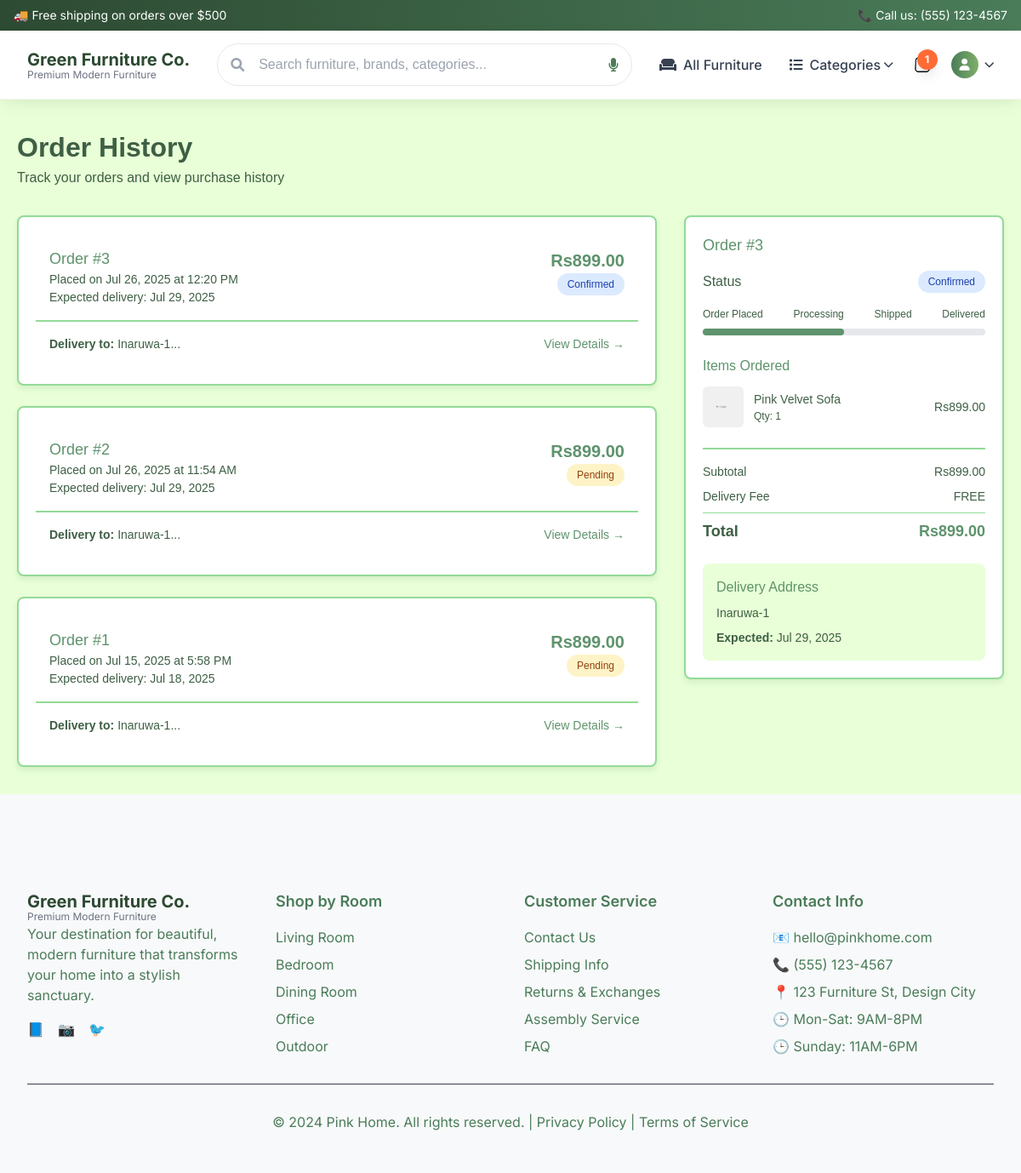
Screenshot of /orders.php?order_id=3 (signed in) with the database file from the repository.
### tables this page shows
CREATE TABLE `orders` (
  `id` int(11) NOT NULL,
  `user_id` int(11) DEFAULT NULL,
  `total_amount` decimal(10,2) NOT NULL,
  `delivery_fee` decimal(10,2) DEFAULT 0.00,
  `status` enum('pending','confirmed','shipped','delivered','cancelled') DEFAULT 'pending',
  `delivery_address` text DEFAULT NULL,
  `delivery_date` date DEFAULT NULL,
  `created_at` timestamp NOT NULL DEFAULT current_timestamp()
);

CREATE TABLE `order_items` (
  `id` int(11) NOT NULL,
  `order_id` int(11) DEFAULT NULL,
  `product_id` int(11) DEFAULT NULL,
  `quantity` int(11) NOT NULL,
  `unit_price` decimal(10,2) NOT NULL
);

CREATE TABLE `products` (
  `id` int(11) NOT NULL,
  `name` varchar(100) NOT NULL,
  `description` text DEFAULT NULL,
  `price` decimal(10,2) NOT NULL,
  `dimensions` varchar(50) DEFAULT NULL,
  `material` varchar(100) DEFAULT NULL,
  `color` varchar(50) DEFAULT NULL,
  `weight` decimal(5,2) DEFAULT NULL,
  `category_id` int(11) DEFAULT NULL,
  `stock_quantity` int(11) DEFAULT 0,
  `image_url` varchar(255) DEFAULT NULL,
  `assembly_required` tinyint(1) DEFAULT 1,
  `care_instructions` text DEFAULT NULL,
  `created_at` timestamp NOT NULL DEFAULT current_timestamp()
);

### include/db.php (called while the page is built, shortened)
<?php
function formatPrice($price) {
    return 'Rs' . number_format($price, 2);
}
?>

### include/functions.php (called while the page is built, shortened)
<?php
function getProductImage($product) {
    if (isset($product['id'])) {
        $conn = getConnection();
        $stmt = $conn->prepare("SELECT image_url FROM product_images WHERE product_id = ? LIMIT 1");
        $stmt->execute([$product['id']]);
        $additional_image = $stmt->fetchColumn();
        if ($additional_image) {
            if (strpos($additional_image, 'http') === 0) {
                return $additional_image;
            }
            return 'images/' . $additional_image;
        }
    }
    return 'images/placeholder.jpg';
}
?>

### orders.php (the view, shortened to what this page needs)
<?php
require_once 'include/functions.php';
require_once 'include/header.php';
$user_id = getCurrentUserId();
$conn = getConnection();
$stmt = $conn->prepare("SELECT * FROM orders WHERE user_id = ? ORDER BY created_at DESC");
$stmt->execute([$user_id]);
$orders = $stmt->fetchAll();
$order_details = null;
if (isset($_GET['order_id'])) {
    $order_id = $_GET['order_id'];
    $stmt = $conn->prepare("SELECT * FROM orders WHERE id = ? AND user_id = ?");
    $stmt->execute([$order_id, $user_id]);
    $order_details = $stmt->fetch();
    if ($order_details) {
        $stmt = $conn->prepare("
            SELECT oi.*,
                   p.id, p.name, p.image_url, p.dimensions, p.material
            FROM order_items oi
            JOIN products p ON oi.product_id = p.id
            WHERE oi.order_id = ?
        ");
        $stmt->execute([$order_id]);
        $order_items = $stmt->fetchAll();
    }
}
?>
<link rel="stylesheet" href="css/styles.css">
<div class="theme-container" style="max-width: 1200px; margin: 0 auto; padding: 32px 20px;">
    <div style="margin-bottom: 32px;">
        <h1 class="theme-heading" style="font-size: 2rem;">Order History</h1>
        <p class="theme-text">Track your orders and view purchase history</p>
    </div>
    <?php if (empty($orders)): ?>
        <div style="text-align: center; padding: 48px 0;">
            <div style="font-size: 4rem; margin-bottom: 16px;">📦</div>
            <h2 class="theme-heading" style="font-size: 1.5rem; margin-bottom: 16px;">No orders yet</h2>
            <p class="theme-text" style="margin-bottom: 32px;">You haven't placed any orders yet. Start shopping to see your orders here.</p>
            <a href="products.php" class="theme-button" style="padding: 12px 32px; text-decoration: none; border-radius: 8px;">
                Start Shopping
            </a>
        </div>
    <?php else: ?>
        <div style="display: grid; grid-template-columns: 2fr 1fr; gap: 32px;">
            <div>
                <div style="display: grid; gap: 24px;">
                    <?php foreach ($orders as $order): ?>
                        <div class="theme-card">
                            <div style="padding: 16px; border-bottom: 2px solid var(--light-green);">
                                <div style="display: flex; justify-content: space-between; align-items: flex-start;">
                                    <div>
                                        <h3 class="theme-subheading" style="font-size: 1.125rem;">Order #<?php echo $order['id']; ?></h3>
                                        <p class="theme-text" style="font-size: 0.875rem;">
                                            Placed on <?php echo date('M j, Y \a\t g:i A', strtotime($order['created_at'])); ?>
                                        </p>
                                        <?php if ($order['delivery_date']): ?>
                                            <p class="theme-text" style="font-size: 0.875rem;">
                                                Expected delivery: <?php echo date('M j, Y', strtotime($order['delivery_date'])); ?>
                                            </p>
                                        <?php endif; ?>
                                    </div>
                                    <div style="text-align: right;">
                                        <p class="theme-heading" style="font-size: 1.25rem; color: var(--medium-green);"><?php echo formatPrice($order['total_amount']); ?></p>
                                        <span style="display: inline-block; padding: 4px 12px; font-size: 0.75rem; border-radius: 20px; font-weight: 500;
                                            <?php
                                            switch($order['status']) {
                                                case 'pending': echo 'background-color: #fef3c7; color: #92400e;'; break;
                                                case 'confirmed': echo 'background-color: #dbeafe; color: #1e40af;'; break;
                                            }
                                            ?>">
                                            <?php echo ucfirst($order['status']); ?>
                                        </span>
                                    </div>
                                </div>
                            </div>
                            <div style="padding: 16px;">
                                <div style="display: flex; justify-content: space-between; align-items: center;">
                                    <div class="theme-text" style="font-size: 0.875rem;">
                                        <?php if ($order['delivery_address']): ?>
                                            <p><strong>Delivery to:</strong> <?php echo htmlspecialchars(substr($order['delivery_address'], 0, 50)) . '...'; ?></p>
                                        <?php endif; ?>
                                    </div>
                                    <a href="?order_id=<?php echo $order['id']; ?>" class="theme-link" style="font-weight: 500; font-size: 0.875rem;">
                                        View Details →
                                    </a>
                                </div>
                            </div>
                        </div>
                    <?php endforeach; ?>
                </div>
            </div>
            <div>
                <?php if ($order_details): ?>
                    <div class="theme-card" style="position: sticky; top: 96px;">
                        <h2 class="theme-subheading" style="font-size: 1.125rem; margin-bottom: 16px;">Order #<?php echo $order_details['id']; ?></h2>
                        <div style="margin-bottom: 24px;">
                            <div style="display: flex; align-items: center; justify-content: space-between; margin-bottom: 8px;">
                                <span class="theme-text" style="font-weight: 500;">Status</span>
                                <span style="padding: 4px 12px; font-size: 0.75rem; border-radius: 20px; font-weight: 500;
                                    <?php
                                    switch($order_details['status']) {
                                        case 'confirmed': echo 'background-color: #dbeafe; color: #1e40af;'; break;
                                    }
                                    ?>">
                                    <?php echo ucfirst($order_details['status']); ?>
                                </span>
                            </div>
                            <div style="margin-top: 16px;">
                                <div style="display: flex; align-items: center; justify-content: space-between; font-size: 0.75rem; color: var(--dark-green); margin-bottom: 8px;">
                                    <span>Order Placed</span>
                                    <span>Processing</span>
                                    <span>Shipped</span>
                                    <span>Delivered</span>
                                </div>
                                <div style="width: 100%; background-color: #e5e7eb; border-radius: 4px; height: 8px;">
                                    <div style="background-color: var(--medium-green); height: 8px; border-radius: 4px; width:
                                        <?php
                                        switch($order_details['status']) {
                                            case 'confirmed': echo '50%'; break;
                                        }
                                        ?>;"></div>
                                </div>
                            </div>
                        </div>
                        <div style="margin-bottom: 24px;">
                            <h3 class="theme-subheading" style="margin-bottom: 12px;">Items Ordered</h3>
                            <div style="display: grid; gap: 12px;">
                                <?php if (isset($order_items)): ?>
                                    <?php foreach ($order_items as $item): ?>
                                        <div style="display: flex; align-items: center; gap: 12px;">
                                            <img src="<?php echo getProductImage($item); ?>"
                                                 alt="<?php echo htmlspecialchars($item['name']); ?>"
                                                 style="width: 48px; height: 48px; object-fit: cover; border-radius: 6px;"
                                                 onerror="this.src='images/placeholder.jpg'">
                                            <div style="flex: 1;">
                                                <h4 class="theme-text" style="font-size: 0.875rem; font-weight: 500;"><?php echo htmlspecialchars($item['name']); ?></h4>
                                                <p class="theme-text" style="font-size: 0.75rem;">Qty: <?php echo $item['quantity']; ?></p>
                                            </div>
                                            <span class="theme-text" style="font-size: 0.875rem; font-weight: 500;"><?php echo formatPrice($item['unit_price'] * $item['quantity']); ?></span>
                                        </div>
                                    <?php endforeach; ?>
                                <?php endif; ?>
                            </div>
                        </div>
                        <div style="border-top: 2px solid var(--light-green); padding-top: 16px;">
                            <div style="display: grid; gap: 8px; font-size: 0.875rem;">
                                <div style="display: flex; justify-content: space-between;">
                                    <span class="theme-text">Subtotal</span>
                                    <span class="theme-text"><?php echo formatPrice($order_details['total_amount'] - $order_details['delivery_fee']); ?></span>
                                </div>
                                <div style="display: flex; justify-content: space-between;">
                                    <span class="theme-text">Delivery Fee</span>
                                    <span class="theme-text"><?php echo $order_details['delivery_fee'] > 0 ? formatPrice($order_details['delivery_fee']) : 'FREE'; ?></span>
                                </div>
                                <div style="display: flex; justify-content: space-between; font-size: 1.125rem; border-top: 1px solid var(--light-green); padding-top: 8px;">
                                    <span class="theme-heading">Total</span>
                                    <span class="theme-heading" style="color: var(--medium-green);"><?php echo formatPrice($order_details['total_amount']); ?></span>
                                </div>
                            </div>
                        </div>
                        <?php if ($order_details['delivery_address']): ?>
                            <div style="margin-top: 24px; background-color: var(--pale-green); padding: 16px; border-radius: 8px;">
                                <h4 class="theme-subheading" style="margin-bottom: 8px;">Delivery Address</h4>
                                <p class="theme-text" style="font-size: 0.875rem;"><?php echo nl2br(htmlspecialchars($order_details['delivery_address'])); ?></p>
                                <?php if ($order_details['delivery_date']): ?>
                                    <p class="theme-text" style="font-size: 0.875rem; margin-top: 8px;">
                                        <strong>Expected:</strong> <?php echo date('M j, Y', strtotime($order_details['delivery_date'])); ?>
                                    </p>
                                <?php endif; ?>
                            </div>
                        <?php endif; ?>
                    </div>
                <?php endif; ?>
            </div>
        </div>
    <?php endif; ?>
</div>
<?php require_once 'include/footer.php'; ?>

### css/styles.css (style rules this page uses)
:root { --dark-green: #3E5F44; --medium-green: #5E936C; --light-green: #93DA97; --pale-green: #E8FFD7; }
.theme-container { font-family: 'Plus Jakarta Sans', sans-serif; color: var(--dark-green); background-color: var(--pale-green); }
.theme-heading { font-family: 'Plus Jakarta Sans', sans-serif; font-weight: 700; color: var(--dark-green); }
.theme-subheading { font-family: 'Plus Jakarta Sans', sans-serif; font-weight: 500; color: var(--medium-green); }
.theme-text { font-family: 'Plus Jakarta Sans', sans-serif; font-weight: 400; color: var(--dark-green); }
.theme-card { background-color: white; border: 2px solid var(--light-green); border-radius: 8px; padding: 20px; box-shadow: 0 4px 6px rgba(62, 95, 68, 0.1); transition: all 0.3s ease; }
.theme-link { color: var(--medium-green); text-decoration: none; font-weight: 500; transition: color 0.3s ease; }
img { transition: transform 0.3s ease; }

### rows the page displays
orders: id "3", created_at "Jul 26, 2025 at 12:20 PM", delivery_date "Jul 29, 2025", total_amount "Rs899.00", status "Confirmed", delivery_address "Inaruwa-1", formatPrice($order_details['total_amount'] - $order_details['delivery_fee']) "Rs899.00"
orders: id "2", created_at "Jul 26, 2025 at 11:54 AM", delivery_date "Jul 29, 2025", total_amount "Rs899.00", status "Pending", delivery_address "Inaruwa-1"
orders: id "1", created_at "Jul 15, 2025 at 5:58 PM", delivery_date "Jul 18, 2025", total_amount "Rs899.00", status "Pending", delivery_address "Inaruwa-1"
order_items: product.name "Pink Velvet Sofa", quantity "1", formatPrice($item['unit_price'] * $item['quantity']) "Rs899.00"

### other values shown
$cartCount "1"
